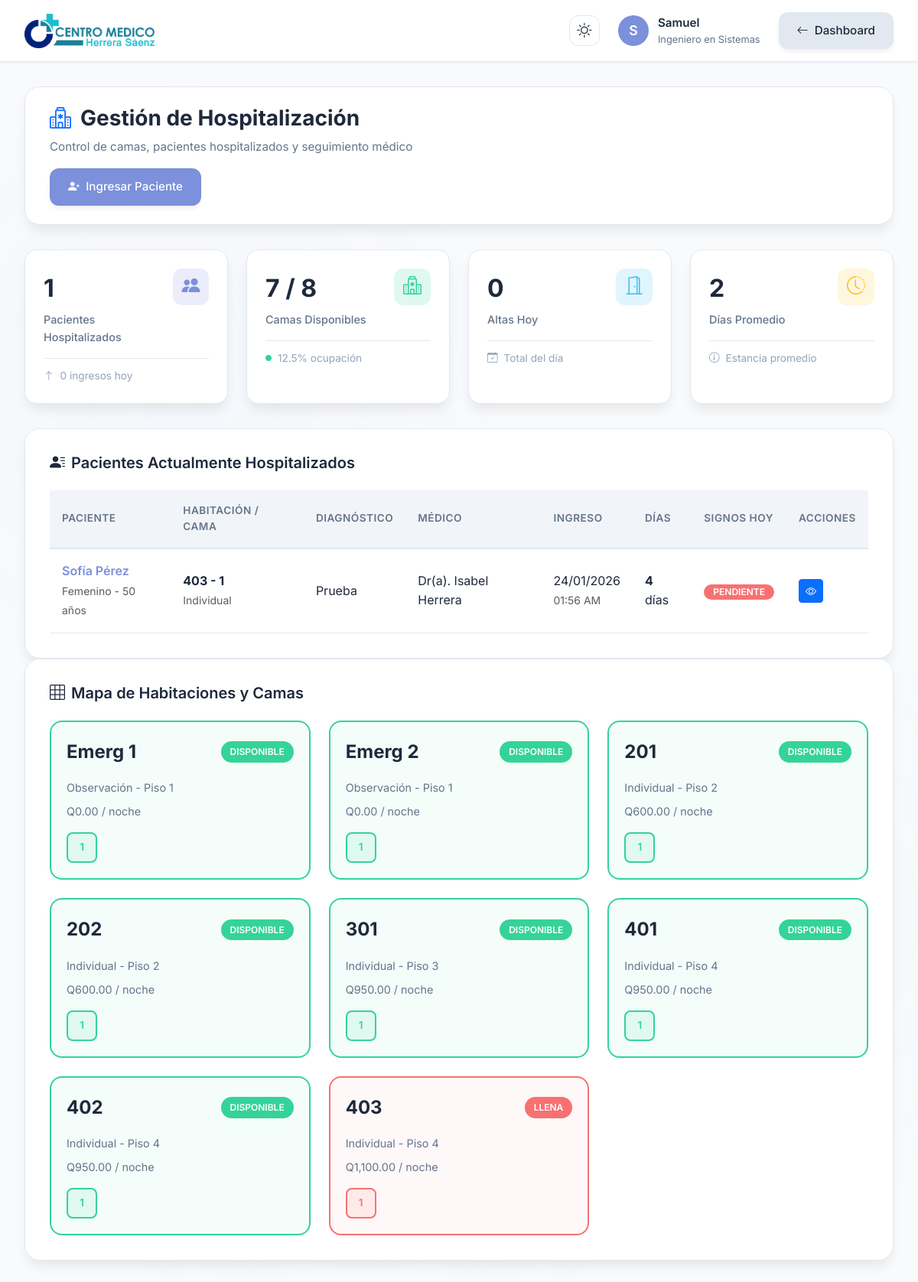
/php/hospitalization/index.php (signed in), run on the app's committed database.
### tables this page shows
CREATE TABLE `encamamientos` (
  `id_encamamiento` int NOT NULL,
  `id_paciente` int NOT NULL,
  `id_cama` int NOT NULL,
  `id_doctor` int DEFAULT NULL,
  `fecha_ingreso` datetime NOT NULL,
  `fecha_alta` datetime DEFAULT NULL,
  `motivo_ingreso` text NOT NULL,
  `diagnostico_ingreso` varchar(500) DEFAULT NULL,
  `diagnostico_egreso` varchar(500) DEFAULT NULL,
  `estado` enum('Activo','Alta_Medica','Alta_Administrativa','Transferido','Fallecido') DEFAULT 'Activo',
  `tipo_ingreso` enum('Programado','Emergencia','Referido') DEFAULT 'Programado',
  `notas_ingreso` text,
  `notas_alta` text,
  `created_by` int DEFAULT NULL,
  `fecha_creacion` timestamp NULL DEFAULT CURRENT_TIMESTAMP,
  `fecha_actualizacion` timestamp NULL DEFAULT CURRENT_TIMESTAMP ON UPDATE CURRENT_TIMESTAMP
);

CREATE TABLE `pacientes` (
  `id_paciente` int NOT NULL,
  `nombre` varchar(100) NOT NULL,
  `apellido` varchar(100) NOT NULL,
  `fecha_nacimiento` date NOT NULL,
  `genero` enum('Masculino','Femenino') NOT NULL,
  `direccion` varchar(255) DEFAULT NULL,
  `telefono` varchar(15) DEFAULT NULL,
  `correo` varchar(100) DEFAULT NULL,
  `fecha_registro` timestamp NULL DEFAULT CURRENT_TIMESTAMP
);

CREATE TABLE `habitaciones` (
  `id_habitacion` int NOT NULL,
  `numero_habitacion` varchar(10) NOT NULL,
  `tipo_habitacion` enum('Individual','Compartida','UCI','Pediatría','Observación') NOT NULL,
  `tarifa_por_noche` decimal(10,2) NOT NULL,
  `piso` varchar(50) DEFAULT NULL,
  `estado` enum('Disponible','Ocupada','Mantenimiento','Reservada') DEFAULT 'Disponible',
  `descripcion` text,
  `tiene_bano` tinyint(1) DEFAULT '1',
  `tiene_tv` tinyint(1) DEFAULT '0',
  `tiene_aire_acondicionado` tinyint(1) DEFAULT '0',
  `capacidad_maxima` int DEFAULT '1',
  `fecha_creacion` timestamp NULL DEFAULT CURRENT_TIMESTAMP,
  `fecha_actualizacion` timestamp NULL DEFAULT CURRENT_TIMESTAMP ON UPDATE CURRENT_TIMESTAMP
);

CREATE TABLE `camas` (
  `id_cama` int NOT NULL,
  `id_habitacion` int NOT NULL,
  `numero_cama` varchar(5) NOT NULL,
  `estado` enum('Disponible','Ocupada','Mantenimiento','Reservada') DEFAULT 'Disponible',
  `descripcion` text,
  `fecha_creacion` timestamp NULL DEFAULT CURRENT_TIMESTAMP,
  `fecha_actualizacion` timestamp NULL DEFAULT CURRENT_TIMESTAMP ON UPDATE CURRENT_TIMESTAMP
);

CREATE TABLE `usuarios` (
  `idUsuario` int NOT NULL,
  `usuario` varchar(255) NOT NULL,
  `password` varchar(255) NOT NULL,
  `nombre` varchar(255) NOT NULL,
  `apellido` varchar(255) NOT NULL,
  `especialidad` varchar(255) DEFAULT NULL,
  `tipoUsuario` enum('admin','doc','user','') NOT NULL,
  `clinica` varchar(255) NOT NULL,
  `telefono` varchar(255) NOT NULL,
  `email` varchar(255) NOT NULL,
  `permisos_modulos` text
);

### php/hospitalization/index.php (the view, shortened to what the rows shown need)
<?php
require_once '../../config/database.php';
try {
    $database = new Database();
    $conn = $database->getConnection();
    $stmt_rooms = $conn->query("
        SELECT
            h.id_habitacion,
            h.numero_habitacion,
            h.tipo_habitacion,
            h.piso,
            h.tarifa_por_noche,
            h.capacidad_maxima,
            COUNT(c.id_cama) as total_camas,
            SUM(CASE WHEN c.estado = 'Ocupada' THEN 1 ELSE 0 END) as camas_ocupadas,
            h.estado as estado_habitacion
        FROM habitaciones h
        LEFT JOIN camas c ON h.id_habitacion = c.id_habitacion
        GROUP BY h.id_habitacion
        ORDER BY h.piso, h.numero_habitacion
    ");
    $habitaciones = $stmt_rooms->fetchAll(PDO::FETCH_ASSOC);
    $stmt_patients = $conn->query("
        SELECT
            e.id_encamamiento,
            e.id_paciente,
            e.fecha_ingreso,
            e.diagnostico_ingreso,
            e.tipo_ingreso,
            pac.nombre as nombre_paciente,
            pac.apellido as apellido_paciente,
            pac.fecha_nacimiento,
            pac.genero,
            hab.numero_habitacion,
            hab.tipo_habitacion,
            c.numero_cama,
            u.nombre as nombre_doctor,
            u.apellido as apellido_doctor,
            DATEDIFF(CURDATE(), DATE(e.fecha_ingreso)) as dias_hospitalizado,
            (SELECT COUNT(*) FROM signos_vitales WHERE id_encamamiento = e.id_encamamiento AND DATE(fecha_registro) = CURDATE()) as signos_hoy
        FROM encamamientos e
        INNER JOIN pacientes pac ON e.id_paciente = pac.id_paciente
        INNER JOIN camas c ON e.id_cama = c.id_cama
        INNER JOIN habitaciones hab ON c.id_habitacion = hab.id_habitacion
        LEFT JOIN usuarios u ON e.id_doctor = u.idUsuario
        WHERE e.estado = 'Activo'
        ORDER BY e.fecha_ingreso DESC
    ");
    $pacientes_hospitalizados = $stmt_patients->fetchAll(PDO::FETCH_ASSOC);
} catch (Exception $e) {
    die("Error: " . $e->getMessage());
}
?>
<!DOCTYPE html>
<html lang="es" data-theme="light">
<head>
    <link rel="stylesheet" href="https://cdn.jsdelivr.net/npm/bootstrap-icons@1.10.0/font/bootstrap-icons.css">
    <link href="https://cdn.jsdelivr.net/npm/bootstrap@5.3.0/dist/css/bootstrap.min.css" rel="stylesheet">
</head>
<body>
    <div class="dashboard-container">
        <main class="main-content">
            <div class="page-header">
                <h1 class="page-title">
                    <i class="bi bi-hospital text-primary"></i>
                    Gestión de Hospitalización
                </h1>
            </div>
            <div class="patients-container">
                <h2 class="section-title">
                    <i class="bi bi-person-lines-fill"></i>
                    Pacientes Actualmente Hospitalizados
                </h2>
                <?php if (count($pacientes_hospitalizados) > 0): ?>
                <div class="table-container">
                    <table class="data-table">
                        <thead>
                            <tr>
                                <th>Paciente</th>
                                <th>Habitación / Cama</th>
                                <th>Diagnóstico</th>
                                <th>Médico</th>
                                <th>Ingreso</th>
                                <th>Días</th>
                                <th>Signos Hoy</th>
                                <th>Acciones</th>
                            </tr>
                        </thead>
                        <tbody>
                            <?php foreach ($pacientes_hospitalizados as $pac): ?>
                                <tr>
                                    <td>
                                        <div class="patient-name" onclick="viewPatientDetails(<?php echo $pac['id_encamamiento']; ?>)">
                                            <?php echo htmlspecialchars($pac['nombre_paciente'] . ' ' . $pac['apellido_paciente']); ?>
                                        </div>
                                        <small class="text-muted">
                                            <?php echo htmlspecialchars($pac['genero']); ?> -
                                            <?php
                                                $edad = date_diff(date_create($pac['fecha_nacimiento']), date_create('today'))->y;
                                                echo $edad . ' años';
                                            ?>
                                        </small>
                                    </td>
                                    <td>
                                        <strong><?php echo htmlspecialchars($pac['numero_habitacion'] . ' - ' . $pac['numero_cama']); ?></strong><br>
                                        <small class="text-muted"><?php echo htmlspecialchars($pac['tipo_habitacion']); ?></small>
                                    </td>
                                    <td><?php echo htmlspecialchars($pac['diagnostico_ingreso']); ?></td>
                                    <td>
                                        Dr(a). <?php echo htmlspecialchars($pac['nombre_doctor'] . ' ' . $pac['apellido_doctor']); ?>
                                    </td>
                                    <td>
                                        <?php echo date('d/m/Y', strtotime($pac['fecha_ingreso'])); ?><br>
                                        <small class="text-muted"><?php echo date('h:i A', strtotime($pac['fecha_ingreso'])); ?></small>
                                    </td>
                                    <td><strong><?php echo $pac['dias_hospitalizado']; ?></strong> días</td>
                                    <td>
                                        <?php if ($pac['signos_hoy'] > 0): ?>
                                            <span class="badge badge-programado"><?php echo $pac['signos_hoy']; ?> registros</span>
                                        <?php else: ?>
                                            <span class="badge badge-urgente">Pendiente</span>
                                        <?php endif; ?>
                                    </td>
                                    <td>
                                        <button class="btn btn-sm btn-primary" onclick="viewPatientDetails(<?php echo $pac['id_encamamiento']; ?>)">
                                            <i class="bi bi-eye"></i>
                                        </button>
                                    </td>
                                </tr>
                            <?php endforeach; ?>
                        </tbody>
                    </table>
                </div>
                <?php endif; ?>
            </div>
            <div class="bed-map-container">
                <h2 class="section-title">
                    <i class="bi bi-grid-3x3"></i>
                    Mapa de Habitaciones y Camas
                </h2>
                <div class="rooms-grid">
                    <?php foreach ($habitaciones as $hab): ?>
                        <?php
                            $estado_class = 'available';
                            $badge_text = 'Disponible';
                            $badge_class = 'disponible';
                            if ($hab['camas_ocupadas'] > 0) {
                                if ($hab['camas_ocupadas'] >= $hab['total_camas']) {
                                    $estado_class = 'full';
                                    $badge_text = 'Llena';
                                    $badge_class = 'llena';
                                } else {
                                    $estado_class = 'occupied';
                                    $badge_text = 'Ocupada';
                                    $badge_class = 'ocupada';
                                }
                            }
                        ?>
                        <div class="room-card <?php echo $estado_class; ?>" onclick="viewRoomDetails(<?php echo $hab['id_habitacion']; ?>)">
                            <div class="room-header">
                                <span class="room-number"><?php echo htmlspecialchars($hab['numero_habitacion']); ?></span>
                                <span class="room-badge <?php echo $badge_class; ?>"><?php echo $badge_text; ?></span>
                            </div>
                            <div class="room-type">
                                <?php echo htmlspecialchars($hab['tipo_habitacion']); ?> - Piso <?php echo htmlspecialchars($hab['piso']); ?>
                            </div>
                            <div class="room-type">
                                Q<?php echo number_format($hab['tarifa_por_noche'], 2); ?> / noche
                            </div>
                            <div class="room-beds">
                                <?php
                                    $stmt_beds = $conn->prepare("SELECT numero_cama, estado FROM camas WHERE id_habitacion = ? ORDER BY numero_cama");
                                    $stmt_beds->execute([$hab['id_habitacion']]);
                                    $beds = $stmt_beds->fetchAll(PDO::FETCH_ASSOC);
                                    foreach ($beds as $bed):
                                        $bed_estado = strtolower($bed['estado']);
                                ?>
                                    <div class="bed-indicator <?php echo $bed_estado; ?>" title="Cama <?php echo $bed['numero_cama']; ?> - <?php echo $bed['estado']; ?>">
                                        <?php echo htmlspecialchars($bed['numero_cama']); ?>
                                    </div>
                                <?php endforeach; ?>
                            </div>
                        </div>
                    <?php endforeach; ?>
                </div>
            </div>
        </main>
    </div>
</body>
</html>

### data on the page
encamamientos: pacientes.nombre+apellido "Sofía Pérez", pacientes.genero "Femenino", pacientes.fecha_nacimiento "50", habitaciones.numero_habitacion "403 - 1", habitaciones.tipo_habitacion "Individual", diagnostico_ingreso "Prueba", id_doctor.apellido "Isabel Herrera", fecha_ingreso "24/01/2026", fecha_ingreso "01:56 AM", dias_hospitalizado "4"
habitaciones: numero_habitacion "Emerg 1", badge_text "DISPONIBLE", tipo_habitacion "Observación", piso "1", tarifa_por_noche "0.00"
camas: numero_cama "1"
habitaciones: numero_habitacion "Emerg 2", badge_text "DISPONIBLE", tipo_habitacion "Observación", piso "1", tarifa_por_noche "0.00"
habitaciones: numero_habitacion "201", badge_text "DISPONIBLE", tipo_habitacion "Individual", piso "2", tarifa_por_noche "600.00"
habitaciones: numero_habitacion "202", badge_text "DISPONIBLE", tipo_habitacion "Individual", piso "2", tarifa_por_noche "600.00"
habitaciones: numero_habitacion "301", badge_text "DISPONIBLE", tipo_habitacion "Individual", piso "3", tarifa_por_noche "950.00"
habitaciones: numero_habitacion "401", badge_text "DISPONIBLE", tipo_habitacion "Individual", piso "4", tarifa_por_noche "950.00"
habitaciones: numero_habitacion "402", badge_text "DISPONIBLE", tipo_habitacion "Individual", piso "4", tarifa_por_noche "950.00"
habitaciones: numero_habitacion "403", badge_text "LLENA", tipo_habitacion "Individual", piso "4", tarifa_por_noche "1,100.00"
camas: numero_cama "1"

### other printed values
substr($user_name, 0, 1) "S"
$user_name "Samuel"
$user_specialty "Ingeniero en Sistemas"
$pacientes_activos "1"
$ingresos_hoy "0"
$camas_disponibles "7"
$total_beds "8"
$porcentaje_ocupacion "12.5"
$altas_hoy "0"
$estancia_promedio "2"
